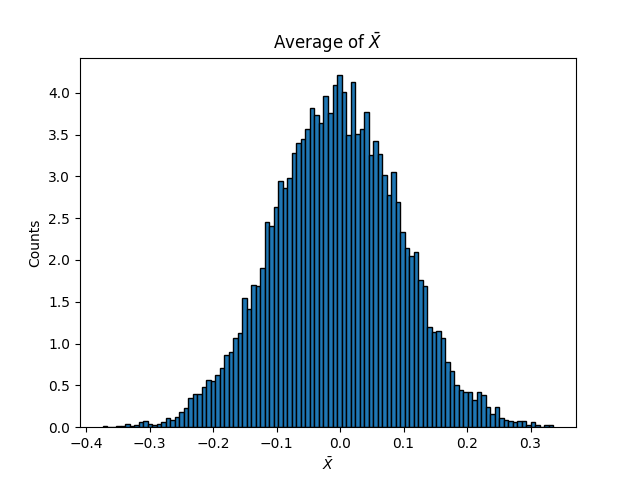

Generate this figure with Python:
import math
import matplotlib.pyplot as plt
import numpy  as np


n_trials = 100
n_experiments = 10000

def get_dataset(n: int) -> np.array:
    '''

    Draw n=100 values from a population of Gaussian-distributed numbers with mean μ=0 and standard deviation σ=1.

    f(x) = 1 / sqrt(2 * pi * sigma) * exp[-(x - mu)^2 / (2 * sigma ^2)]

    For the case of mu = 0 , sigma = 1, this is the Standard Normal which is a specific case of the Gaussian Distribution.
    It is a continuous probabilty density function
    
    r(x) = 1 / sqrt(2 * pi) * exp [ -x^2 / 2]
    '''
    return np.random.standard_normal(n) 

def get_sample_mean(data: np.array)-> float:
    '''
    Compute  \bar{X} .
    Gets the mean of the sample

    arg1: data = sample mean

    returns mean of sample mean
    '''

    return data.mean()

def generate_sample_means(n_experiments: int, n_trials: int)-> np.array:

    '''
    Repeat 1. and 2. 10,000 times and plot a probability density function of \bar{X}.

    To simulate n_experiments each with n_trials we return a (n_trials, n_experiments) np array populated with values from standard normal

    arg1: n_experiments   = number of experiments
    arg2: n_trials        = number of trials

    return np array of sample means
    '''

    X_bars = np.array([])

    # Next refactor would be to avoid this loop by creating
    # get_datasets(n_trials, n_experiments) and then computing mean of cols.
    for n_ex in range(n_experiments):

        data = get_dataset(n_trials)
        X_bars = np.append(X_bars, data.mean()) 

    return X_bars

def main():
    
    X_bars = generate_sample_means(n_experiments, n_trials)
    plt.hist(X_bars, bins = int(n_experiments / n_trials), density = True, edgecolor = "black", align = "left")
    plt.title(r"Average of $\bar{X}$")
    plt.xlabel(r"$\bar{X}$")
    plt.ylabel("Counts")
    plt.savefig("HW3_2/HW3_2_1.png")
    plt.show()


if __name__ == "__main__":
    main()
